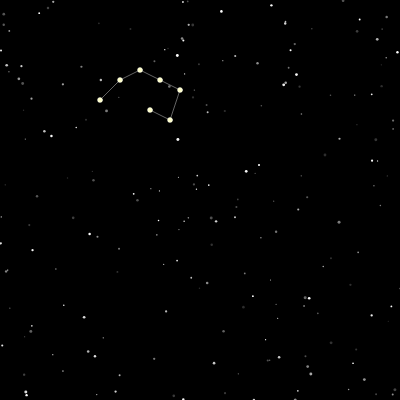
Frame 1 (no input)
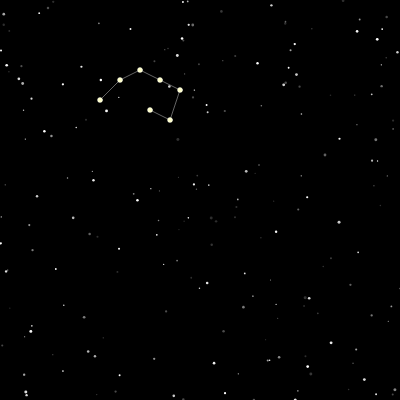
Frame 60 (no input)
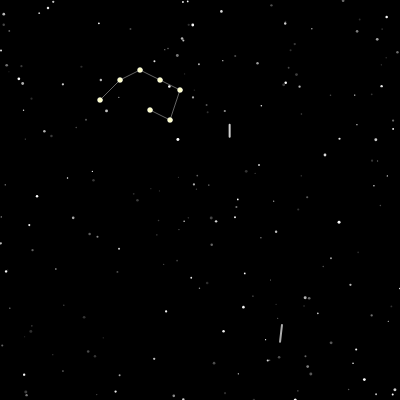
Frame 120 (the mouse pressed at the canvas centre since frame 60)

The p5.js sketch that drew these frames (run headless with seeded random() and noise() and a simulated clock; from frame 60 on, the mouse is pressed at the canvas centre):

// p5.js sketch
// ── sketch.js
// ⭐ ЗВЁЗДНОЕ НЕБО
// Мерцающие звёзды и созвездия

let stars = [];
let shootingStars = [];

function setup() {
  createCanvas(400, 400);
  
  // Создаём звёзды
  for (let i = 0; i < 200; i++) {
    stars.push({
      x: random(width),
      y: random(height),
      size: random(1, 3),
      brightness: random(100, 255),
      twinkleSpeed: random(0.01, 0.05)
    });
  }
}

function draw() {
  background(0);
  
  // Рисуем звёзды
  for (let star of stars) {
    star.brightness = 150 + 105 * sin(frameCount * star.twinkleSpeed + star.x);
    fill(255, 255, 255, star.brightness);
    noStroke();
    ellipse(star.x, star.y, star.size, star.size);
  }
  
  // Рисуем падающие звёзды
  for (let i = shootingStars.length - 1; i >= 0; i--) {
    let s = shootingStars[i];
    s.x += s.vx;
    s.y += s.vy;
    s.life -= 2;
    
    if (s.life <= 0) {
      shootingStars.splice(i, 1);
    }
    
    stroke(255, 255, 255, s.life);
    strokeWeight(2);
    line(s.x, s.y, s.x - s.vx * 2, s.y - s.vy * 2);
  }
  
  // Добавляем падающие звёзды
  if (random() < 0.01) {
    shootingStars.push({
      x: random(width),
      y: 0,
      vx: random(-2, 2),
      vy: random(5, 10),
      life: 255
    });
  }
  
  // Рисуем созвездие Большой Медведицы
  stroke(255, 255, 255, 100);
  strokeWeight(1);
  noFill();
  
  let points = [
    [100, 100], [120, 80], [140, 70], [160, 80],
    [180, 90], [170, 120], [150, 110]
  ];
  
  for (let i = 0; i < points.length - 1; i++) {
    line(points[i][0], points[i][1], points[i+1][0], points[i+1][1]);
  }
  
  for (let p of points) {
    fill(255, 255, 200);
    ellipse(p[0], p[1], 5, 5);
  }
}
